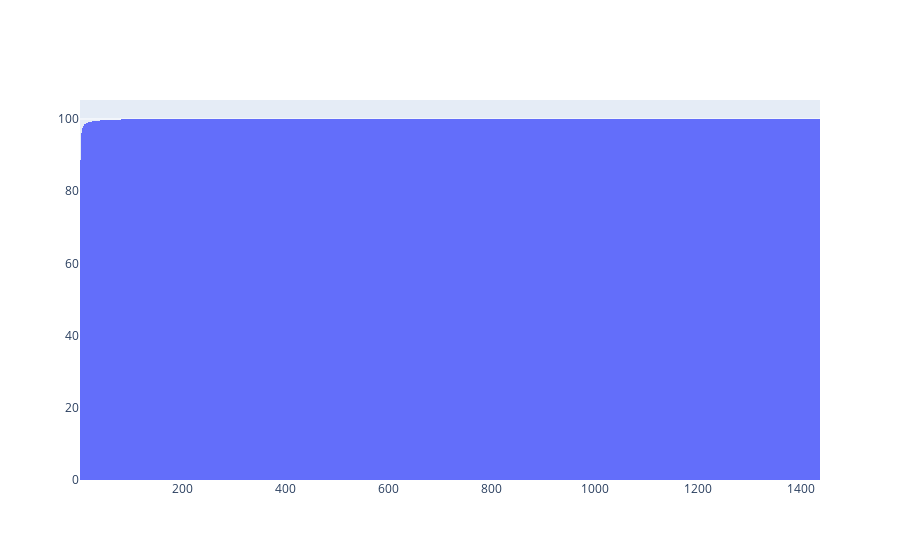

The notebook cell saved with this chart:
### Code cell
import plotly.graph_objects as go

import numpy as np

x = df.nbSubEvent.values
fig = go.Figure(data=[go.Histogram(x=x, cumulative_enabled=True, histnorm='percent')])

fig.show()

### Figure 1 — Plotly figure (JSON) as saved in the notebook; plotly's stock layout.template omitted (floating-point values rounded to 4 significant figures; data arrays with more than 128 entries replaced by an {"elided": "..."} marker saying what was removed)
{"data": [{"cumulative": {"enabled": true}, "histnorm": "percent", "type": "histogram", "x": {"elided": "95504 int values"}}], "layout": {}}
